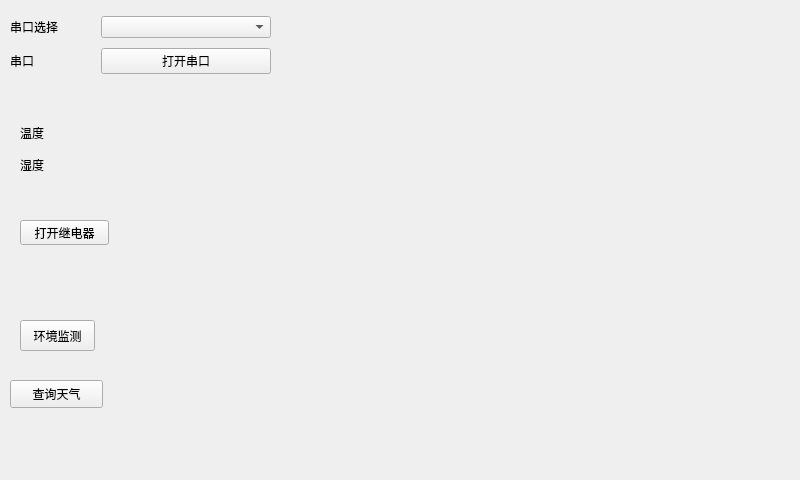
<?xml version="1.0" encoding="UTF-8"?>
<ui version="4.0">
 <class>Widget</class>
 <widget class="QWidget" name="Widget">
  <property name="enabled">
   <bool>true</bool>
  </property>
  <property name="geometry">
   <rect>
    <x>0</x>
    <y>0</y>
    <width>800</width>
    <height>480</height>
   </rect>
  </property>
  <property name="windowTitle">
   <string>Widget</string>
  </property>
  <property name="styleSheet">
   <string notr="true">background-image: url(:/tup/2.bmp);</string>
  </property>
  <widget class="QPushButton" name="pushButton">
   <property name="geometry">
    <rect>
     <x>20</x>
     <y>320</y>
     <width>75</width>
     <height>31</height>
    </rect>
   </property>
   <property name="text">
    <string>环境监测</string>
   </property>
  </widget>
  <widget class="QWidget" name="layoutWidget">
   <property name="geometry">
    <rect>
     <x>10</x>
     <y>12</y>
     <width>261</width>
     <height>68</height>
    </rect>
   </property>
   <layout class="QVBoxLayout" name="verticalLayout_2">
    <item>
     <layout class="QVBoxLayout" name="verticalLayout">
      <item>
       <layout class="QHBoxLayout" name="horizontalLayout" stretch="1,2">
        <item>
         <widget class="QLabel" name="label">
          <property name="text">
           <string>串口选择</string>
          </property>
         </widget>
        </item>
        <item>
         <widget class="QComboBox" name="comboBox"/>
        </item>
       </layout>
      </item>
     </layout>
    </item>
    <item>
     <layout class="QHBoxLayout" name="horizontalLayout_3" stretch="1,2">
      <item>
       <widget class="QLabel" name="label_11">
        <property name="text">
         <string>串口</string>
        </property>
       </widget>
      </item>
      <item>
       <widget class="QPushButton" name="pushButton_2">
        <property name="text">
         <string>打开串口</string>
        </property>
        <property name="checkable">
         <bool>true</bool>
        </property>
       </widget>
      </item>
     </layout>
    </item>
   </layout>
  </widget>
  <widget class="QWidget" name="layoutWidget">
   <property name="geometry">
    <rect>
     <x>20</x>
     <y>120</y>
     <width>161</width>
     <height>58</height>
    </rect>
   </property>
   <layout class="QVBoxLayout" name="verticalLayout_4">
    <item>
     <layout class="QHBoxLayout" name="horizontalLayout_4" stretch="1,2">
      <item>
       <widget class="QLabel" name="label_2">
        <property name="text">
         <string>温度</string>
        </property>
       </widget>
      </item>
      <item>
       <widget class="QLabel" name="label_4">
        <property name="text">
         <string/>
        </property>
       </widget>
      </item>
     </layout>
    </item>
    <item>
     <layout class="QHBoxLayout" name="horizontalLayout_5" stretch="1,2">
      <item>
       <widget class="QLabel" name="label_3">
        <property name="text">
         <string>湿度</string>
        </property>
       </widget>
      </item>
      <item>
       <widget class="QLabel" name="label_5">
        <property name="text">
         <string/>
        </property>
       </widget>
      </item>
     </layout>
    </item>
   </layout>
  </widget>
  <widget class="QPushButton" name="pushButton_3">
   <property name="geometry">
    <rect>
     <x>20</x>
     <y>220</y>
     <width>89</width>
     <height>25</height>
    </rect>
   </property>
   <property name="text">
    <string>打开继电器</string>
   </property>
  </widget>
  <widget class="QPushButton" name="pushButton_4">
   <property name="geometry">
    <rect>
     <x>10</x>
     <y>380</y>
     <width>93</width>
     <height>28</height>
    </rect>
   </property>
   <property name="text">
    <string>查询天气</string>
   </property>
  </widget>
 </widget>
 <resources/>
 <connections/>
</ui>
